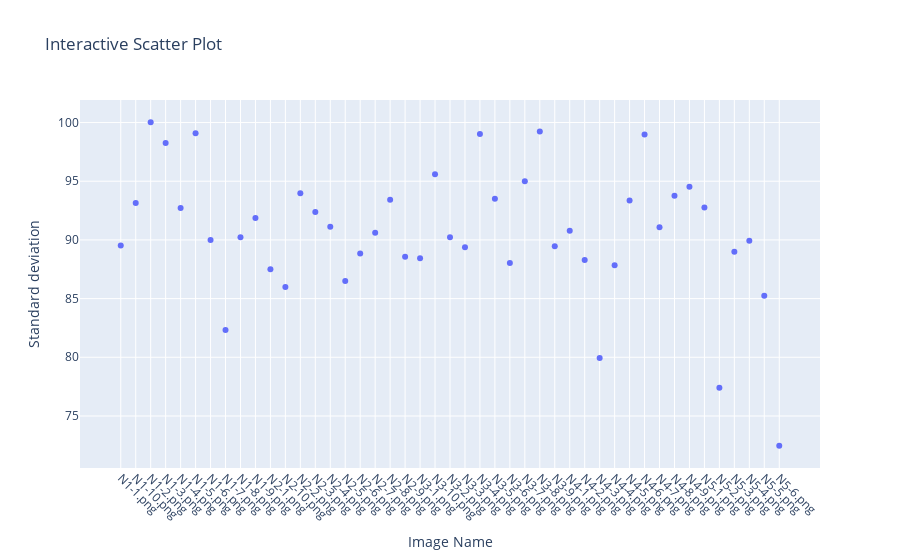

Notebook source saved alongside this figure:
### Code cell
import cv2
import numpy as np
import glob
import os
import matplotlib.pyplot as plt

import plotly.express as px

import pandas as pd


base_path = "/home/eric/Documents/cervicalResearchIIP/img_1006t/original"
image_extensions = ['*.png']


image_paths = []
for ext in image_extensions:
    image_paths.extend(glob.glob(os.path.join(base_path, ext)))

images = []  # List of (filename, image) tuples
for path in image_paths:
    img = cv2.imread(path)
    if img is not None:
        filename = os.path.basename(path)
        images.append((filename, img))
    else:
        print(f"Warning: Could not read image {path}")

#scatter plotting function based on a variable
def plot_scatter(data, variable_name):
    df = pd.DataFrame(data, columns=["Name", str(variable_name)])

    # Create interactive scatter plot
    fig = px.scatter(df, x="Name", y=str(variable_name), title="Interactive Scatter Plot",
                    labels={"Name": "Image Name", str(variable_name): str(variable_name)})

    # Rotate x-axis labels if needed
    fig.update_layout(xaxis_tickangle=45)

    # Show plot
    fig.show() 
        
        
print("Standard deviations:")
### standard deviation of a picture 
# low variance or standard deviation means pixel intensities are closer 
# to the mean and high variance mean pixel intensities are from mean

# when standard deviation is 0 all values are same

data = []

for name, img in images:
    std_dev = np.std(img)
    #print(f"Image {name}: {str(std_dev)}")
    data.append([name, std_dev])
data = sorted(data, key=lambda x: x[0])
for datum in data:
    print(datum)
plot_scatter(data, "Standard deviation")

### Figure 1 — Plotly figure (JSON) as saved in the notebook; plotly's stock layout.template omitted (floating-point values rounded to 4 significant figures)
{"data": [{"hovertemplate": "Image Name=%{x}<br>Standard deviation=%{y}<extra></extra>", "legendgroup": "", "marker": {"color": "#636efa", "symbol": "circle"}, "mode": "markers", "name": "", "orientation": "v", "showlegend": false, "type": "scatter", "x": ["N1-1.png", "N1-10.png", "N1-2.png", "N1-3.png", "N1-4.png", "N1-5.png", "N1-6.png", "N1-7.png", "N1-8.png", "N1-9.png", "N2-1.png", "N2-10.png", "N2-2.png", "N2-3.png", "N2-4.png", "N2-5.png", "N2-6.png", "N2-7.png", "N2-8.png", "N2-9.png", "N3-1.png", "N3-10.png", "N3-2.png", "N3-3.png", "N3-4.png", "N3-5.png", "N3-6.png", "N3-7.png", "N3-8.png", "N3-9.png", "N4-1.png", "N4-2.png", "N4-3.png", "N4-4.png", "N4-5.png", "N4-6.png", "N4-7.png", "N4-8.png", "N4-9.png", "N5-1.png", "N5-2.png", "N5-3.png", "N5-4.png", "N5-5.png", "N5-6.png"], "xaxis": "x", "y": [89.52, 93.14, 100.0, 98.25, 92.72, 99.08, 90.0, 82.33, 90.23, 91.86, 87.49, 86.0, 93.98, 92.37, 91.12, 86.51, 88.84, 90.62, 93.42, 88.56, 88.43, 95.61, 90.23, 89.38, 99.02, 93.51, 88.04, 95.0, 99.24, 89.46, 90.79, 88.3, 79.95, 87.83, 93.36, 98.99, 91.08, 93.76, 94.52, 92.76, 77.4, 89.0, 89.93, 85.23, 72.45], "yaxis": "y"}], "layout": {"legend": {"tracegroupgap": 0}, "title": {"text": "Interactive Scatter Plot"}, "xaxis": {"anchor": "y", "domain": [0, 1], "tickangle": 45, "title": {"text": "Image Name"}}, "yaxis": {"anchor": "x", "domain": [0, 1], "title": {"text": "Standard deviation"}}}}
